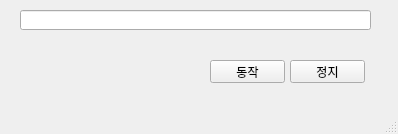
<?xml version="1.0" encoding="UTF-8"?>
<ui version="4.0">
 <class>MainWindow</class>
 <widget class="QMainWindow" name="MainWindow">
  <property name="geometry">
   <rect>
    <x>0</x>
    <y>0</y>
    <width>398</width>
    <height>134</height>
   </rect>
  </property>
  <property name="windowTitle">
   <string>MainWindow</string>
  </property>
  <widget class="QWidget" name="centralwidget">
   <widget class="QPushButton" name="pushButton_stop">
    <property name="geometry">
     <rect>
      <x>290</x>
      <y>60</y>
      <width>75</width>
      <height>23</height>
     </rect>
    </property>
    <property name="text">
     <string>정지</string>
    </property>
   </widget>
   <widget class="QPushButton" name="pushButton_start">
    <property name="geometry">
     <rect>
      <x>210</x>
      <y>60</y>
      <width>75</width>
      <height>23</height>
     </rect>
    </property>
    <property name="text">
     <string>동작</string>
    </property>
   </widget>
   <widget class="QLineEdit" name="lineEdit_channel_id">
    <property name="geometry">
     <rect>
      <x>20</x>
      <y>10</y>
      <width>351</width>
      <height>20</height>
     </rect>
    </property>
   </widget>
  </widget>
  <widget class="QMenuBar" name="menubar">
   <property name="geometry">
    <rect>
     <x>0</x>
     <y>0</y>
     <width>398</width>
     <height>21</height>
    </rect>
   </property>
  </widget>
  <widget class="QStatusBar" name="statusbar"/>
 </widget>
 <resources/>
 <connections/>
</ui>
